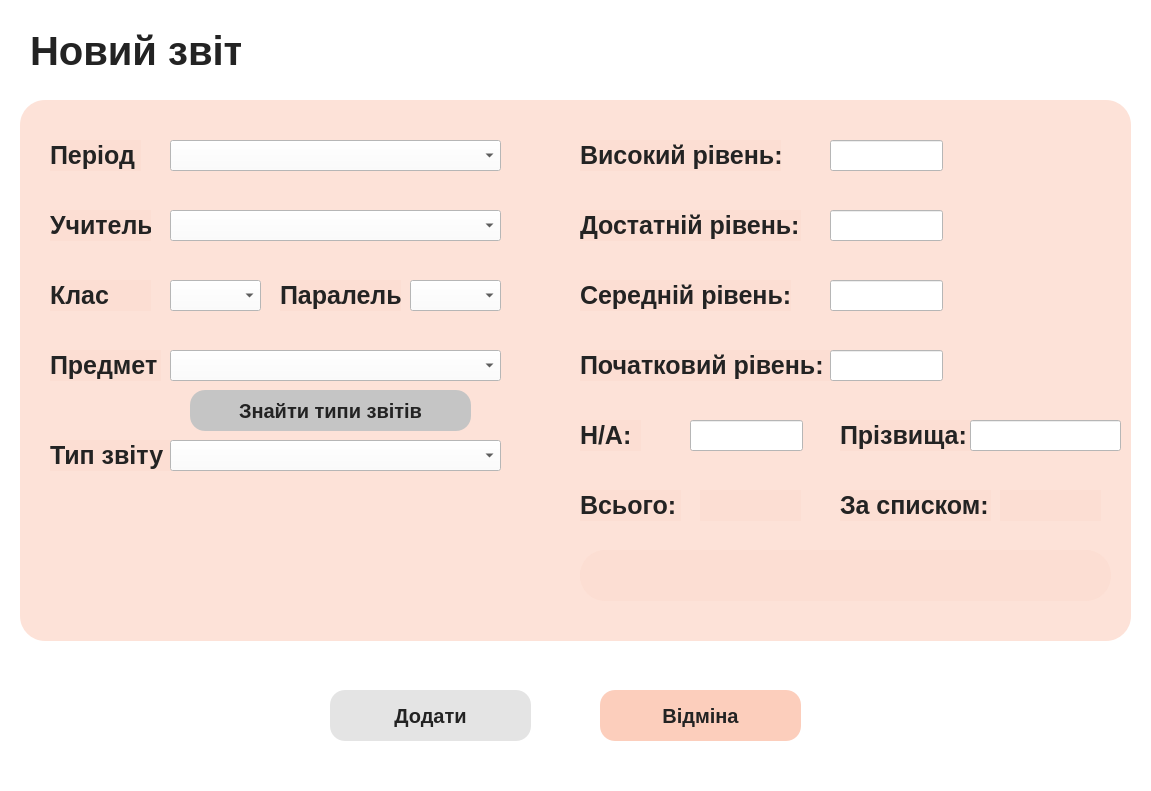
<?xml version="1.0" encoding="UTF-8"?>
<ui version="4.0">
 <class>Dialog</class>
 <widget class="QDialog" name="Dialog">
  <property name="geometry">
   <rect>
    <x>0</x>
    <y>0</y>
    <width>1151</width>
    <height>791</height>
   </rect>
  </property>
  <property name="windowTitle">
   <string>Dialog</string>
  </property>
  <property name="styleSheet">
   <string notr="true">background-color: rgb(255, 255, 255);</string>
  </property>
  <widget class="QLabel" name="label_2">
   <property name="geometry">
    <rect>
     <x>30</x>
     <y>20</y>
     <width>211</width>
     <height>61</height>
    </rect>
   </property>
   <property name="styleSheet">
    <string notr="true">font-family: 'ABeeZee';
font-style: regular;
font-weight: 500;
font-size: 40px;
color: rgb(35, 35, 35);</string>
   </property>
   <property name="text">
    <string>Новий звіт</string>
   </property>
  </widget>
  <widget class="QLabel" name="label">
   <property name="geometry">
    <rect>
     <x>20</x>
     <y>100</y>
     <width>1111</width>
     <height>541</height>
    </rect>
   </property>
   <property name="styleSheet">
    <string notr="true">background-color: rgba(252, 206, 188, 150);
border-radius: 25px;</string>
   </property>
   <property name="text">
    <string/>
   </property>
  </widget>
  <widget class="QLabel" name="label_3">
   <property name="geometry">
    <rect>
     <x>50</x>
     <y>140</y>
     <width>91</width>
     <height>31</height>
    </rect>
   </property>
   <property name="styleSheet">
    <string notr="true">font-family: 'ABeeZee';
font-style: regular;
font-weight: 500;
font-size: 25px;
color: rgb(35, 35, 35);
border-radius: 25px;
background-color: rgba(252, 206, 188, 50);</string>
   </property>
   <property name="text">
    <string>Період</string>
   </property>
  </widget>
  <widget class="QComboBox" name="period">
   <property name="geometry">
    <rect>
     <x>170</x>
     <y>140</y>
     <width>331</width>
     <height>31</height>
    </rect>
   </property>
   <property name="styleSheet">
    <string notr="true">font-family: 'ABeeZee';
font-style: regular;
font-weight: 300;
font-size: 20px;</string>
   </property>
  </widget>
  <widget class="QLabel" name="label_4">
   <property name="geometry">
    <rect>
     <x>50</x>
     <y>210</y>
     <width>101</width>
     <height>31</height>
    </rect>
   </property>
   <property name="styleSheet">
    <string notr="true">font-family: 'ABeeZee';
font-style: regular;
font-weight: 500;
font-size: 25px;
color: rgb(35, 35, 35);
border-radius: 25px;
background-color: rgba(252, 206, 188, 50);</string>
   </property>
   <property name="text">
    <string>Учитель</string>
   </property>
  </widget>
  <widget class="QComboBox" name="teacher">
   <property name="geometry">
    <rect>
     <x>170</x>
     <y>210</y>
     <width>331</width>
     <height>31</height>
    </rect>
   </property>
   <property name="styleSheet">
    <string notr="true">font-family: 'ABeeZee';
font-style: regular;
font-weight: 300;
font-size: 20px;</string>
   </property>
  </widget>
  <widget class="QComboBox" name="classes">
   <property name="geometry">
    <rect>
     <x>170</x>
     <y>280</y>
     <width>91</width>
     <height>31</height>
    </rect>
   </property>
   <property name="styleSheet">
    <string notr="true">font-family: 'ABeeZee';
font-style: regular;
font-weight: 300;
font-size: 20px;</string>
   </property>
  </widget>
  <widget class="QLabel" name="label_5">
   <property name="geometry">
    <rect>
     <x>50</x>
     <y>280</y>
     <width>101</width>
     <height>31</height>
    </rect>
   </property>
   <property name="styleSheet">
    <string notr="true">font-family: 'ABeeZee';
font-style: regular;
font-weight: 500;
font-size: 25px;
color: rgb(35, 35, 35);
border-radius: 25px;
background-color: rgba(252, 206, 188, 50);</string>
   </property>
   <property name="text">
    <string>Клас</string>
   </property>
  </widget>
  <widget class="QComboBox" name="subject">
   <property name="geometry">
    <rect>
     <x>170</x>
     <y>350</y>
     <width>331</width>
     <height>31</height>
    </rect>
   </property>
   <property name="styleSheet">
    <string notr="true">font-family: 'ABeeZee';
font-style: regular;
font-weight: 300;
font-size: 20px;</string>
   </property>
  </widget>
  <widget class="QLabel" name="label_6">
   <property name="geometry">
    <rect>
     <x>50</x>
     <y>350</y>
     <width>111</width>
     <height>31</height>
    </rect>
   </property>
   <property name="styleSheet">
    <string notr="true">font-family: 'ABeeZee';
font-style: regular;
font-weight: 500;
font-size: 25px;
color: rgb(35, 35, 35);
border-radius: 25px;
background-color: rgba(252, 206, 188, 50);</string>
   </property>
   <property name="text">
    <string>Предмет</string>
   </property>
  </widget>
  <widget class="QLabel" name="label_7">
   <property name="geometry">
    <rect>
     <x>50</x>
     <y>440</y>
     <width>121</width>
     <height>31</height>
    </rect>
   </property>
   <property name="styleSheet">
    <string notr="true">font-family: 'ABeeZee';
font-style: regular;
font-weight: 500;
font-size: 25px;
color: rgb(35, 35, 35);
border-radius: 25px;
background-color: rgba(252, 206, 188, 50);</string>
   </property>
   <property name="text">
    <string>Тип звіту</string>
   </property>
  </widget>
  <widget class="QComboBox" name="types">
   <property name="geometry">
    <rect>
     <x>170</x>
     <y>440</y>
     <width>331</width>
     <height>31</height>
    </rect>
   </property>
   <property name="styleSheet">
    <string notr="true">font-family: 'ABeeZee';
font-style: regular;
font-weight: 300;
font-size: 20px;</string>
   </property>
  </widget>
  <widget class="QPushButton" name="search_types">
   <property name="geometry">
    <rect>
     <x>190</x>
     <y>390</y>
     <width>281</width>
     <height>41</height>
    </rect>
   </property>
   <property name="cursor">
    <cursorShape>PointingHandCursor</cursorShape>
   </property>
   <property name="styleSheet">
    <string notr="true">border: 14px;
border-radius: 15px;
background-color: rgb(197, 197, 197);
font-family: 'ABeeZee';
font-style: regular;
font-weight: 500;
font-size: 20px;
color: rgb(35, 35, 35);
line-height: 22px;
/* or 69% */
display: flex;
align-items: center;
text-align: center;
</string>
   </property>
   <property name="text">
    <string>Знайти типи звітів</string>
   </property>
   <property name="icon">
    <iconset>
     <normaloff>images/search.ico</normaloff>images/search.ico</iconset>
   </property>
   <property name="iconSize">
    <size>
     <width>25</width>
     <height>35</height>
    </size>
   </property>
  </widget>
  <widget class="QLabel" name="label_8">
   <property name="geometry">
    <rect>
     <x>580</x>
     <y>140</y>
     <width>201</width>
     <height>31</height>
    </rect>
   </property>
   <property name="styleSheet">
    <string notr="true">font-family: 'ABeeZee';
font-style: regular;
font-weight: 500;
font-size: 25px;
color: rgb(35, 35, 35);
border-radius: 25px;
background-color: rgba(252, 206, 188, 50);</string>
   </property>
   <property name="text">
    <string>Високий рівень:</string>
   </property>
  </widget>
  <widget class="QLabel" name="label_9">
   <property name="geometry">
    <rect>
     <x>580</x>
     <y>210</y>
     <width>221</width>
     <height>31</height>
    </rect>
   </property>
   <property name="styleSheet">
    <string notr="true">font-family: 'ABeeZee';
font-style: regular;
font-weight: 500;
font-size: 25px;
color: rgb(35, 35, 35);
border-radius: 25px;
background-color: rgba(252, 206, 188, 50);</string>
   </property>
   <property name="text">
    <string>Достатній рівень:</string>
   </property>
  </widget>
  <widget class="QLabel" name="label_10">
   <property name="geometry">
    <rect>
     <x>580</x>
     <y>280</y>
     <width>211</width>
     <height>31</height>
    </rect>
   </property>
   <property name="styleSheet">
    <string notr="true">font-family: 'ABeeZee';
font-style: regular;
font-weight: 500;
font-size: 25px;
color: rgb(35, 35, 35);
border-radius: 25px;
background-color: rgba(252, 206, 188, 50);</string>
   </property>
   <property name="text">
    <string>Середній рівень:</string>
   </property>
  </widget>
  <widget class="QLabel" name="label_11">
   <property name="geometry">
    <rect>
     <x>580</x>
     <y>350</y>
     <width>251</width>
     <height>31</height>
    </rect>
   </property>
   <property name="styleSheet">
    <string notr="true">font-family: 'ABeeZee';
font-style: regular;
font-weight: 500;
font-size: 25px;
color: rgb(35, 35, 35);
border-radius: 25px;
background-color: rgba(252, 206, 188, 50);</string>
   </property>
   <property name="text">
    <string>Початковий рівень:</string>
   </property>
  </widget>
  <widget class="QLabel" name="label_12">
   <property name="geometry">
    <rect>
     <x>580</x>
     <y>420</y>
     <width>61</width>
     <height>31</height>
    </rect>
   </property>
   <property name="styleSheet">
    <string notr="true">font-family: 'ABeeZee';
font-style: regular;
font-weight: 500;
font-size: 25px;
color: rgb(35, 35, 35);
border-radius: 25px;
background-color: rgba(252, 206, 188, 50);</string>
   </property>
   <property name="text">
    <string>Н/А:</string>
   </property>
  </widget>
  <widget class="QLabel" name="label_13">
   <property name="geometry">
    <rect>
     <x>840</x>
     <y>420</y>
     <width>131</width>
     <height>31</height>
    </rect>
   </property>
   <property name="styleSheet">
    <string notr="true">font-family: 'ABeeZee';
font-style: regular;
font-weight: 500;
font-size: 25px;
color: rgb(35, 35, 35);
border-radius: 25px;
background-color: rgba(252, 206, 188, 50);</string>
   </property>
   <property name="text">
    <string>Прізвища:</string>
   </property>
  </widget>
  <widget class="QLabel" name="label_14">
   <property name="geometry">
    <rect>
     <x>580</x>
     <y>490</y>
     <width>101</width>
     <height>31</height>
    </rect>
   </property>
   <property name="styleSheet">
    <string notr="true">font-family: 'ABeeZee';
font-style: regular;
font-weight: 500;
font-size: 25px;
color: rgb(35, 35, 35);
border-radius: 25px;
background-color: rgba(252, 206, 188, 50);</string>
   </property>
   <property name="text">
    <string>Всього:</string>
   </property>
  </widget>
  <widget class="QLabel" name="label_15">
   <property name="geometry">
    <rect>
     <x>840</x>
     <y>490</y>
     <width>151</width>
     <height>31</height>
    </rect>
   </property>
   <property name="styleSheet">
    <string notr="true">font-family: 'ABeeZee';
font-style: regular;
font-weight: 500;
font-size: 25px;
color: rgb(35, 35, 35);
border-radius: 25px;
background-color: rgba(252, 206, 188, 50);</string>
   </property>
   <property name="text">
    <string>За списком:</string>
   </property>
  </widget>
  <widget class="QLineEdit" name="a">
   <property name="geometry">
    <rect>
     <x>830</x>
     <y>140</y>
     <width>113</width>
     <height>31</height>
    </rect>
   </property>
   <property name="styleSheet">
    <string notr="true">font-family: 'ABeeZee';
font-style: regular;
font-weight: 300;
font-size: 20px;</string>
   </property>
  </widget>
  <widget class="QLineEdit" name="b">
   <property name="geometry">
    <rect>
     <x>830</x>
     <y>210</y>
     <width>113</width>
     <height>31</height>
    </rect>
   </property>
   <property name="styleSheet">
    <string notr="true">font-family: 'ABeeZee';
font-style: regular;
font-weight: 300;
font-size: 20px;</string>
   </property>
  </widget>
  <widget class="QLineEdit" name="c">
   <property name="geometry">
    <rect>
     <x>830</x>
     <y>280</y>
     <width>113</width>
     <height>31</height>
    </rect>
   </property>
   <property name="styleSheet">
    <string notr="true">font-family: 'ABeeZee';
font-style: regular;
font-weight: 300;
font-size: 20px;</string>
   </property>
  </widget>
  <widget class="QLineEdit" name="d">
   <property name="geometry">
    <rect>
     <x>830</x>
     <y>350</y>
     <width>113</width>
     <height>31</height>
    </rect>
   </property>
   <property name="styleSheet">
    <string notr="true">font-family: 'ABeeZee';
font-style: regular;
font-weight: 300;
font-size: 20px;</string>
   </property>
  </widget>
  <widget class="QLineEdit" name="n">
   <property name="geometry">
    <rect>
     <x>690</x>
     <y>420</y>
     <width>113</width>
     <height>31</height>
    </rect>
   </property>
   <property name="styleSheet">
    <string notr="true">font-family: 'ABeeZee';
font-style: regular;
font-weight: 300;
font-size: 20px;</string>
   </property>
  </widget>
  <widget class="QLineEdit" name="surnames">
   <property name="geometry">
    <rect>
     <x>970</x>
     <y>420</y>
     <width>151</width>
     <height>31</height>
    </rect>
   </property>
   <property name="styleSheet">
    <string notr="true">font-family: 'ABeeZee';
font-style: regular;
font-weight: 300;
font-size: 20px;</string>
   </property>
  </widget>
  <widget class="QPushButton" name="save">
   <property name="geometry">
    <rect>
     <x>330</x>
     <y>690</y>
     <width>201</width>
     <height>51</height>
    </rect>
   </property>
   <property name="cursor">
    <cursorShape>PointingHandCursor</cursorShape>
   </property>
   <property name="styleSheet">
    <string notr="true">border: 14px;
border-radius: 15px;
background:  #E4E4E4;
font-family: 'ABeeZee';
font-style: regular;
font-weight: 500;
font-size: 20px;
color: rgb(35, 35, 35);
line-height: 22px;
/* or 69% */
display: flex;
align-items: center;
text-align: center;
</string>
   </property>
   <property name="text">
    <string>Додати</string>
   </property>
   <property name="icon">
    <iconset>
     <normaloff>images/done.ico</normaloff>images/done.ico</iconset>
   </property>
   <property name="iconSize">
    <size>
     <width>25</width>
     <height>35</height>
    </size>
   </property>
  </widget>
  <widget class="QPushButton" name="close_window">
   <property name="geometry">
    <rect>
     <x>600</x>
     <y>690</y>
     <width>201</width>
     <height>51</height>
    </rect>
   </property>
   <property name="cursor">
    <cursorShape>PointingHandCursor</cursorShape>
   </property>
   <property name="styleSheet">
    <string notr="true">border: 14px;
border-radius: 15px;
background-color: rgb(252, 206, 188);
font-family: 'ABeeZee';
font-style: regular;
font-weight: 500;
font-size: 20px;
color: rgb(35, 35, 35);
line-height: 22px;
/* or 69% */
display: flex;
align-items: center;
text-align: center;
</string>
   </property>
   <property name="text">
    <string>Відміна</string>
   </property>
   <property name="icon">
    <iconset>
     <normaloff>images/ic-cancel_97589.ico</normaloff>images/ic-cancel_97589.ico</iconset>
   </property>
   <property name="iconSize">
    <size>
     <width>20</width>
     <height>35</height>
    </size>
   </property>
  </widget>
  <widget class="QLabel" name="all">
   <property name="geometry">
    <rect>
     <x>700</x>
     <y>490</y>
     <width>101</width>
     <height>31</height>
    </rect>
   </property>
   <property name="styleSheet">
    <string notr="true">font-family: 'ABeeZee';
font-style: regular;
font-weight: 500;
font-size: 25px;
color: rgb(35, 35, 35);
border-radius: 25px;
background-color: rgba(252, 206, 188, 50);</string>
   </property>
   <property name="text">
    <string/>
   </property>
  </widget>
  <widget class="QLabel" name="all_pupils">
   <property name="geometry">
    <rect>
     <x>1000</x>
     <y>490</y>
     <width>101</width>
     <height>31</height>
    </rect>
   </property>
   <property name="styleSheet">
    <string notr="true">font-family: 'ABeeZee';
font-style: regular;
font-weight: 500;
font-size: 25px;
color: rgb(35, 35, 35);
border-radius: 25px;
background-color: rgba(252, 206, 188, 50);</string>
   </property>
   <property name="text">
    <string/>
   </property>
  </widget>
  <widget class="QLabel" name="label_18">
   <property name="geometry">
    <rect>
     <x>280</x>
     <y>280</y>
     <width>121</width>
     <height>31</height>
    </rect>
   </property>
   <property name="styleSheet">
    <string notr="true">font-family: 'ABeeZee';
font-style: regular;
font-weight: 500;
font-size: 25px;
color: rgb(35, 35, 35);
border-radius: 25px;
background-color: rgba(252, 206, 188, 50);</string>
   </property>
   <property name="text">
    <string>Паралель</string>
   </property>
  </widget>
  <widget class="QComboBox" name="letters">
   <property name="geometry">
    <rect>
     <x>410</x>
     <y>280</y>
     <width>91</width>
     <height>31</height>
    </rect>
   </property>
   <property name="styleSheet">
    <string notr="true">font-family: 'ABeeZee';
font-style: regular;
font-weight: 300;
font-size: 20px;</string>
   </property>
  </widget>
  <widget class="QLabel" name="notquantity">
   <property name="geometry">
    <rect>
     <x>580</x>
     <y>550</y>
     <width>531</width>
     <height>51</height>
    </rect>
   </property>
   <property name="styleSheet">
    <string notr="true">font-family: 'ABeeZee';
font-style: regular;
font-weight: 500;
font-size: 25px;
color: rgb(35, 35, 35);
border-radius: 25px;
background-color: rgba(252, 206, 188, 50);</string>
   </property>
   <property name="text">
    <string/>
   </property>
  </widget>
 </widget>
 <resources/>
 <connections/>
</ui>
